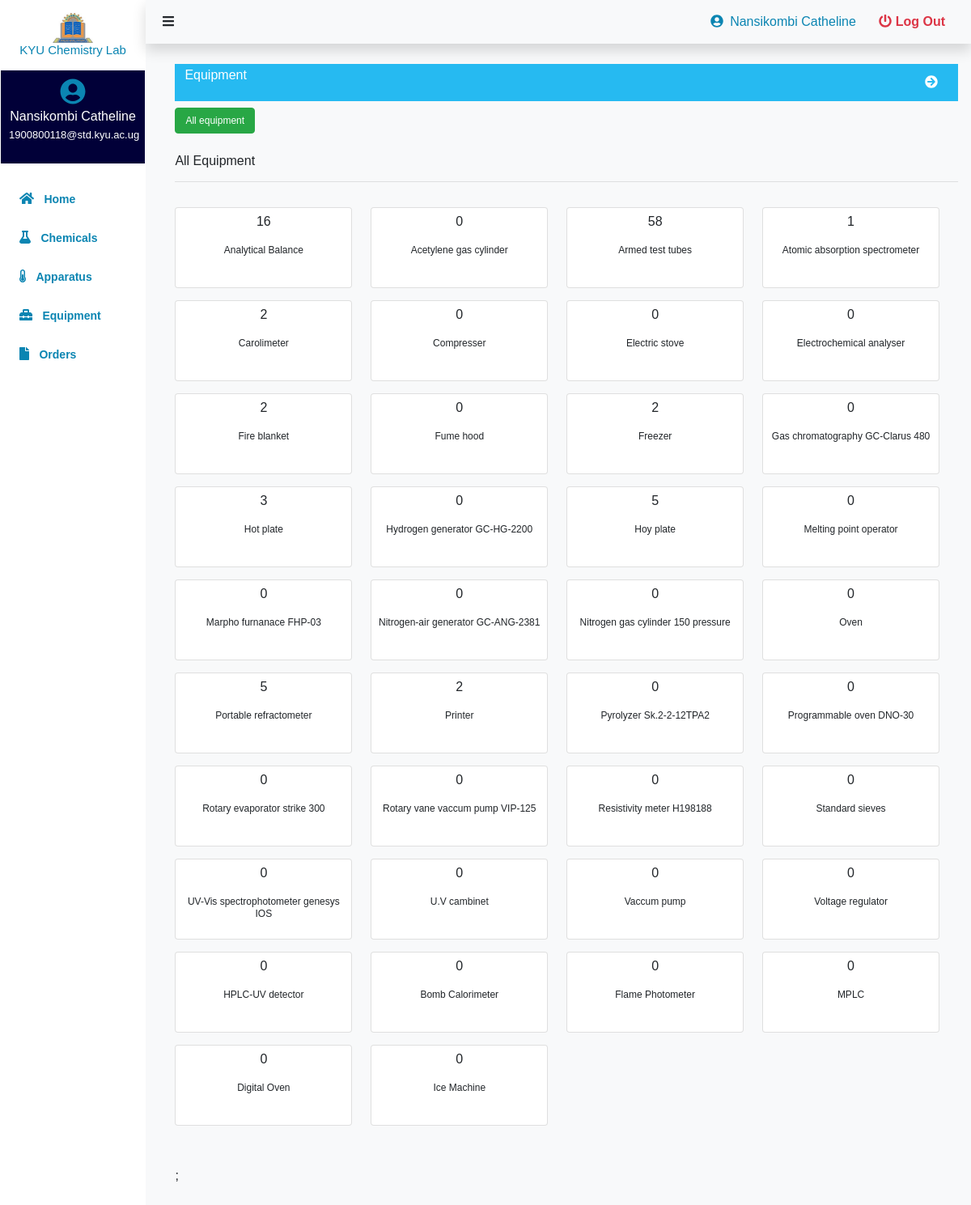
The app's page /user/equipment.php (signed in) with its own data.
### tables this page shows
CREATE TABLE `student_table` (
  `id` int(4) NOT NULL,
  `fname` varchar(50) DEFAULT NULL,
  `lname` varchar(50) DEFAULT NULL,
  `email` varchar(100) DEFAULT NULL,
  `contact` varchar(13) DEFAULT NULL,
  `role` varchar(15) NOT NULL,
  `course` varchar(100) NOT NULL,
  `student_no` varchar(30) DEFAULT NULL,
  `supervisor` varchar(100) NOT NULL,
  `department` varchar(30) NOT NULL,
  `password` varchar(255) NOT NULL
);

CREATE TABLE `equipment` (
  `id` int(11) NOT NULL,
  `name` varchar(100) NOT NULL,
  `specs` varchar(300) NOT NULL,
  `supplier` varchar(255) NOT NULL,
  `quantity` int(5) NOT NULL,
  `status` varchar(100) NOT NULL,
  `location` varchar(200) NOT NULL,
  `code` varchar(155) NOT NULL
);

### user/includes/session.php (called while the page is built, shortened)
<?php
	include 'includes/conn.php';
	$sql = "SELECT * FROM student_table WHERE id = '".$_SESSION['user']."'";
	$query = $conn->query($sql);
	$user = $query->fetch_assoc();
?>

### user/equipment.php (the view, shortened to what this page needs)
<?php
include('./includes/session.php');
include('./includes/header.php');
?>
<div class="main shadow">
    <?php
    if($_SESSION['role'] == "student")
    {
        include('./includes/sidebar.php');
    }
    else
    {
        include('./includes/sidebar.php');
    }
    ?>
    <div class="content bg-light">
            <?php include('./includes/navbar.php') ?>
            <div class="inner-content mt-2 p-3">
              <div class="" id="display">
                <div class="chemicals">
                    <div class="header">
                        <h6>Equipment</h6>
                        <a href="./equipment.php" class="btn"><i class="fas fa-arrow-circle-right    "></i></a>
                    </div>
                    <div class="cat-btns">
                        <button id="all" class='btn cat-btn3 btn-outline-success mr-2 mt-2 mb-2 active' style='font-size: 12px;'>All equipment</button>
                    </div>
                    <div class="all mt-3">
                        <h6>All Equipment </h6>
                        <hr />
                        <div class="home-cards">
                            <?php
                                $select = $conn->query("select * from equipment");
                                while($row = $select->fetch_assoc())
                                {
                                    ?>
                                            <div class="card-deck about-equipment mr-2" id="<?= $row['id'] ?>" style="cursor:pointer;">
                                                <div class="card text-center">
                                                    <div class="card-body" style="margin:-20px;">
                                                        <p> <?= $row['quantity'] ?></p>
                                                        <h6 class="card-title"><?= $row['name'] ?></h6>
                                                    </div>
                                                </div>
                                            </div>
                                    <?php
                                }
                            ?>
                        </div>
                    </div>
                </div>
              </div>
              <div class="" style="margin-top: 50px" id= "popup" style="display:none">;
              </div>
            </div>
        </div>
</div>
<?php
include('./includes/footer.php');
?>

### user/includes/sidebar.php (shortened to what this page needs)
<div class="sidebar p-3 shadow" style="">
        <div class="head text-center mb-3">
            <img src="./assets/images/kyulogo.jpg" width="50" class="img-fluid ${3|rounded-top,rounded-right,rounded-bottom,rounded-left,rounded-circle,|}" alt="">
            <h6 style="" class="">KYU Chemistry Lab</h6>
        </div>
        <div class="profile text-center mb-4" style="background-color: #010038; color: #fff;">
            <a href="">
                <i class="fa fa-user-circle" aria-hidden="true" style="font-size: 2em;"></i>
                <?php
                if($_SESSION['role'] == "Student")
                {
                    ?>
                        <p class="text-white"><?= $user['lname'].' '.$user['fname'] ?></p>
                        <p class="text-white"style="font-size: 13px; margin-top: -15px;"><?= $user['email'] ?></p>
                    <?php
                }
                    ?>
            </a>
        </div>
        <a href="./home.php">
            <div class="home mb-2 p-2">
                <i class="fa fa-home mr-2" aria-hidden="true"></i>
                <span>Home</span>
            </div>
        </a>
        <a href="./chemicals.php">
            <div class="home mb-2 p-2">
                <i class="fa fa-flask mr-2" aria-hidden="true"></i>
                <span>Chemicals</span>
            </div>
        </a>
        <a href="./apparatus.php">
            <div class="home mb-2 p-2">
                <i class="fa fa-thermometer-half mr-2" aria-hidden="true"></i>
                <span>Apparatus</span>
            </div>
        </a>
        <a href="./equipment.php">
            <div class="home mb-2 p-2">
                <i class="fas fa-toolbox    mr-2"></i>
                <span>Equipment</span>
            </div>
        </a>
        <a href="orders.php">
            <div class="home mb-2 p-2">
                <i class="fas fa-file    mr-2"></i>
                <span>Orders</span>
            </div>
        </a>
    </div>

### user/includes/navbar.php
<nav class="navbar p-2 bg-light shadow" style="display:flex; justify-content:space-between; margin-left: ;">
    <div class="btn">
        <i id="btn" onClick="
            var sidebar = document.querySelector('.sidebar');
            var content = document.querySelector('.content');
            var nav = document.querySelector('navbar');
            sidebar.classList.toggle('active');
            content.classList.toggle('active');
            nav.classList.toggle('active');
        " class="fa fa-bars" aria-hidden="true"></i>
    </div>
    <div style="">
        <a href="" class="username ml-4" style="text-decoration:none;">
        <?php
        if($_SESSION['role'] == "Student")
        {
            ?>
                <i class="fa fa-user-circle mr-2" aria-hidden="true" ></i><?= $user['lname'].' '.$user['fname'] ?>
            <?php
        }
        else
        {
            ?>
                <i class="fa fa-user-circle mr-2" aria-hidden="true" ></i><?= $user2['lname'].' '.$user2['fname'] ?>
            <?php
        }
        ?>
        </a>
        <a href="./logout.php" class="ml-4 mr-4" style="text-decoration:none;">
            <i class="fa fa-power-off text-danger" aria-hidden="true"></i>
            <span class="text-danger"><b>Log Out</b></span>
        </a>
    </div>
</nav>

### user/includes/css/header.css (style rules this page uses)
.main { height: 100vh; display: flex; overflow: hidden; position: fixed; width:100%; }
a { text-decoration: none; }
.sidebar { background: #fff; width: 15%; height: 100vh; padding-top: 30px; color: #000; overflow: hidden; }
.sidebar .head h6 { color: #0b85b2; font-size: 15px; }
.content { width: 85%; }
.sidebar a { text-decoration: none; }
.sidebar .home { color: #0b85b2; text-decoration: none; margin-bottom: 10px; }
.sidebar a .home span { font-size: 14px; text-decoration: none; font-weight: 700; }
.sidebar .profile { background-color: #fff; margin: 0 -15px; padding: 10px; }
a { list-style-type: none; }
.navbar { position: fixed; width: 85%; top: 0; }
.content .inner-content { height: 95vh; overflow: hidden; overflow-y: scroll; padding: 20px; margin-left: 2%; margin-top: 50px; }
.chemicals .header { background: #26baf1; color: #fff; padding: 4px 12px; display: flex; justify-content: space-between ; }
.chemicals .header a { color:#fff; }

### user/includes/css/style.css (style rules this page uses)
* { margin: 0; padding: 0; font-family: Arial, Helvetica, sans-serif; }
.card-deck .card { min-height: 20px; margin-top: 15px; }
a { text-decoration: none; color: #0b85b2; }
.chemicals { margin-top: 55px; }
.home-cards { display: grid; grid-template-columns: 1fr 1fr 1fr 1fr; }
.home-cards .card { padding: 5px; overflow: hidden; min-height: 100px; }
.home-cards .card h6 { font-size: 12px; }

### records on screen
student_table: lname "Nansikombi", fname "Catheline", email "1900800118@std.kyu.ac.ug"
equipment: quantity "16", name "Analytical Balance"
equipment: quantity "0", name "Acetylene gas cylinder"
equipment: quantity "58", name "Armed test tubes"
equipment: quantity "1", name "Atomic absorption spectrometer"
equipment: quantity "2", name "Carolimeter"
equipment: quantity "0", name "Compresser"
equipment: quantity "0", name "Electric stove"
equipment: quantity "0", name "Electrochemical analyser"
equipment: quantity "2", name "Fire blanket"
equipment: quantity "0", name "Fume hood"
equipment: quantity "2", name "Freezer"
equipment: quantity "0", name "Gas chromatography GC-Clarus 480"
equipment: quantity "3", name "Hot plate"
equipment: quantity "0", name "Hydrogen generator GC-HG-2200"
equipment: quantity "5", name "Hoy plate"
equipment: quantity "0", name "Melting point operator"
equipment: quantity "0", name "Marpho furnanace FHP-03"
equipment: quantity "0", name "Nitrogen-air generator GC-ANG-2381"
equipment: quantity "0", name "Nitrogen gas cylinder 150 pressure"
equipment: quantity "0", name "Oven"
equipment: quantity "5", name "Portable refractometer"
equipment: quantity "2", name "Printer"
equipment: quantity "0", name "Pyrolyzer Sk.2-2-12TPA2"
equipment: quantity "0", name "Programmable oven DNO-30"
equipment: quantity "0", name "Rotary evaporator strike 300"
equipment: quantity "0", name "Rotary vane vaccum pump VIP-125"
equipment: quantity "0", name "Resistivity meter H198188"
equipment: quantity "0", name "Standard sieves"
equipment: quantity "0", name "UV-Vis spectrophotometer genesys IOS"
equipment: quantity "0", name "U.V cambinet"
equipment: quantity "0", name "Vaccum pump"
equipment: quantity "0", name "Voltage regulator"
equipment: quantity "0", name "HPLC-UV detector"
equipment: quantity "0", name "Bomb Calorimeter"
equipment: quantity "0", name "Flame Photometer"
equipment: quantity "0", name "MPLC"
equipment: quantity "0", name "Digital Oven"
equipment: quantity "0", name "Ice Machine"
